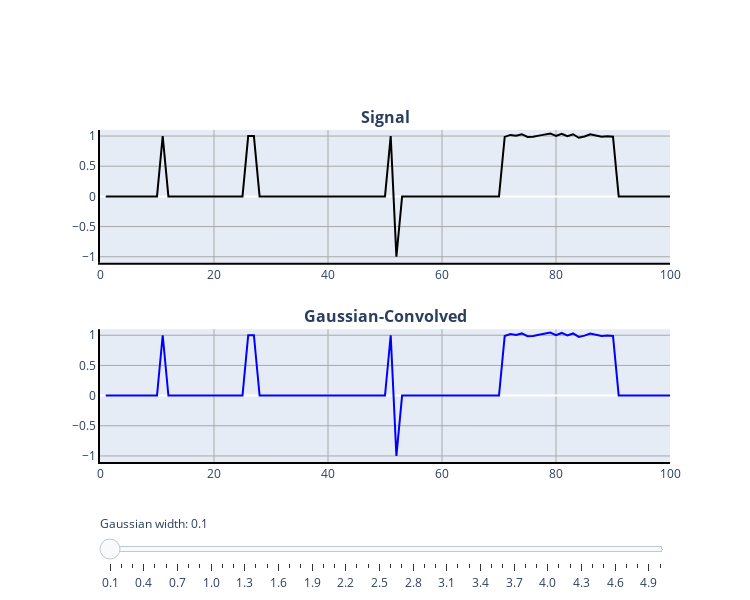

The notebook cell saved with this chart:
### Code cell
#| label: filtFig3jn

# Plot Figure 1

# Module imports

import matplotlib.pyplot as plt
import plotly.graph_objs as go
import numpy as np
from plotly import __version__
from plotly.offline import download_plotlyjs, init_notebook_mode, plot, iplot
from plotly.subplots import make_subplots
config={'showLink': False, 'displayModeBar': False}

init_notebook_mode(connected=True)

# PYTHON CODE

init_notebook_mode(connected=True)


## Setup for plots
fig = make_subplots(rows=2, cols=1, vertical_spacing = 0.2,
                    subplot_titles=(
    '<b>Signal</b>',
    '<b>Gaussian-Convolved</b>',))

# Setup signal
signal = np.zeros(100)
signal[10] = 1

signal[25:27] = 1

signal[50] = 1
signal[51] = -1

signal[50] = 1
signal[51] = -1

signal[70:90] = np.random.uniform(0.95,1.05,20)

# Compute convolution
mu = np.linspace(0.1,5,50)

gauss_convolved = np.zeros([100, len(mu)])

def gaussian(x, mu, sig):
    return (
        1.0 / (np.sqrt(2.0 * np.pi) * sig) * np.exp(-np.power((x - mu) / sig, 2.0) / 2)
    )

for ii in range(1,100):
    if ii <5 or ii>95:
        continue
    else:
        for jj in range(len(mu)):
            x = np.arange(ii-4, ii+5)
            gauss_convolved[ii, jj] = np.sum(signal[ii-4:ii+5]*gaussian(x, ii, mu[jj])/np.sum(gaussian(x, ii, mu[jj])))

position = np.arange(1,101)

signal_line = [dict(
            visible = False,
            x = position,
            y = signal,
            name = "Signal",
            mode = 'lines',
            hoverinfo = "y",
            showlegend=False) for ii in range(len(mu))]

signal_line[0]['visible'] = True

      
convolved_line = [dict(
            visible = False,
            x = position,
            y = gauss_convolved[:, ii],
            name = "Mean-Convolved",
            mode = 'lines',
            hoverinfo = "y",
            showlegend=False) for ii in range(len(mu))]

convolved_line[0]['visible'] = True


# Add traces
for ii in range(len(mu)):
    fig.add_trace(go.Scatter(signal_line[ii], line=dict(color="black", width=2)), row= 1, col=1)


for ii in range(len(mu)):
    fig.add_trace(go.Scatter(convolved_line[ii], line=dict(color="blue", width=2)), row= 2, col=1)


# Create and add slider
steps = []
      
for i in range(len(mu)):
    step = dict(
        method="update",
        args=[{"visible": [False] * len(fig.data), "showlegend": [False] * len(fig.data)},],  # layout attribute
        label = str(np.round(mu[i], 1))
    )
    step["args"][0]["visible"][i] = True  # Toggle i'th trace to "visible"
    step["args"][0]["visible"][i+1*len(mu)] = True  # Toggle i'th trace to "visible"

    steps.append(step)

sliders = [dict(
    active=0,
    currentvalue={"prefix": "Gaussian width: "},
    pad={"t": 50},
    steps=steps
)]

layout = go.Layout(
    width=750,
    height=600,
    margin=go.layout.Margin(
        l=100,
        r=80,
        b=100,
        t=130,
    ),
    xaxis=dict(
        showgrid=True,
        gridcolor='rgb(169,169,169)',
        linecolor='black',
        linewidth=2,
        range = [0,100]
    ),
    yaxis=dict(
        showgrid=True,
        gridcolor='rgb(169,169,169)',
        linecolor='black',
        linewidth=2,
        range = [-1.1,1.1]
    ),
    
    xaxis2=dict(
        showgrid=True,
        gridcolor='rgb(169,169,169)',
        linecolor='black',
        linewidth=2,
        range = [0,100]
    ),
    yaxis2=dict(
        showgrid=True,
        gridcolor='rgb(169,169,169)',
        linecolor='black',
        linewidth=2,
        range = [-1.1,1.1]
    ),
    
    legend=dict(
        x=0.25,
        y=1.3,
        traceorder='normal',
        font=dict(
            family='Times New Roman',
            size=12,
            color='#000'
        ),
        bordercolor='#000000',
        borderwidth=2
    ),
    sliders=sliders
)

fig.update_layout(layout)

iplot(fig, filename = 'fig3.html', config = config)
